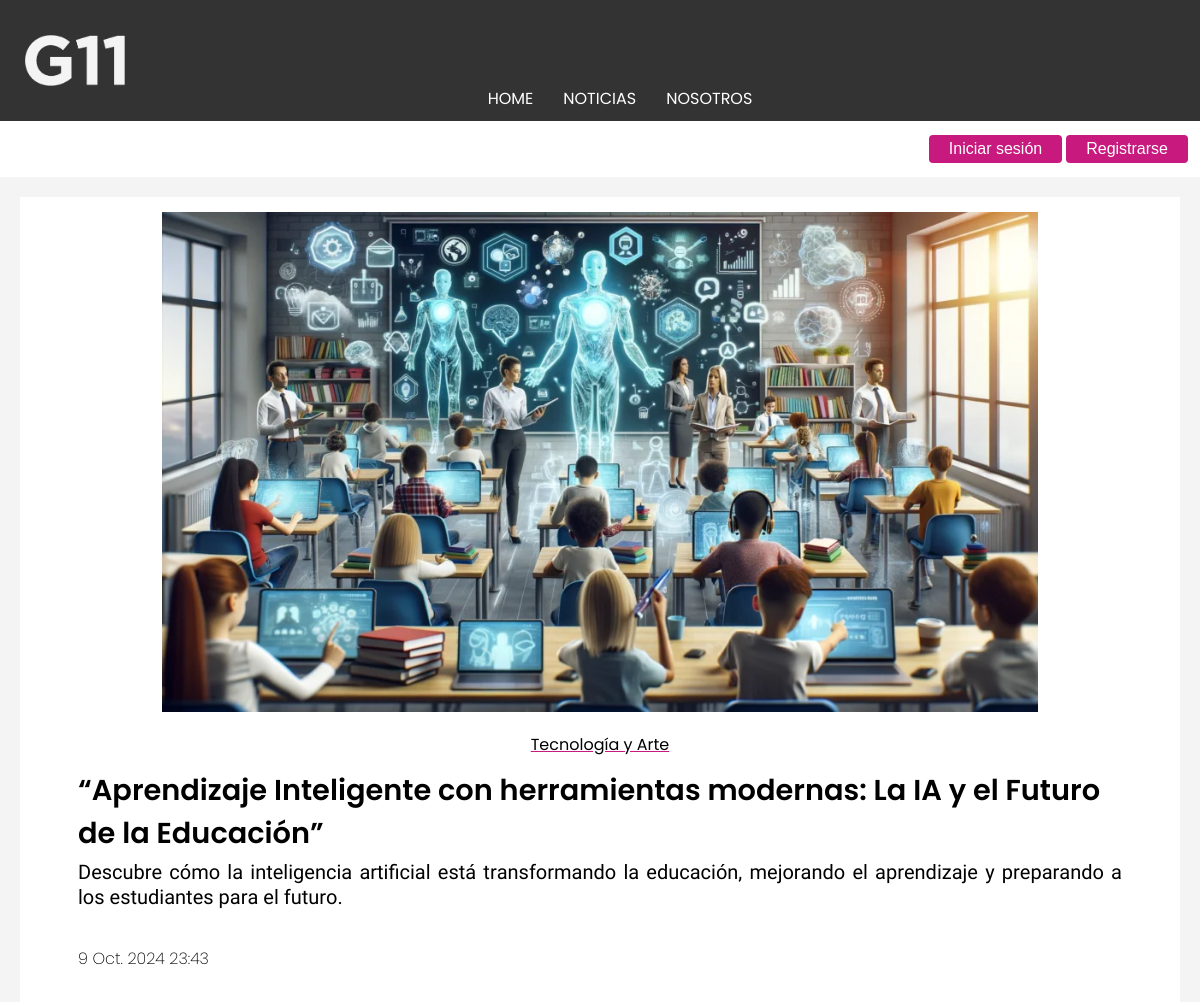
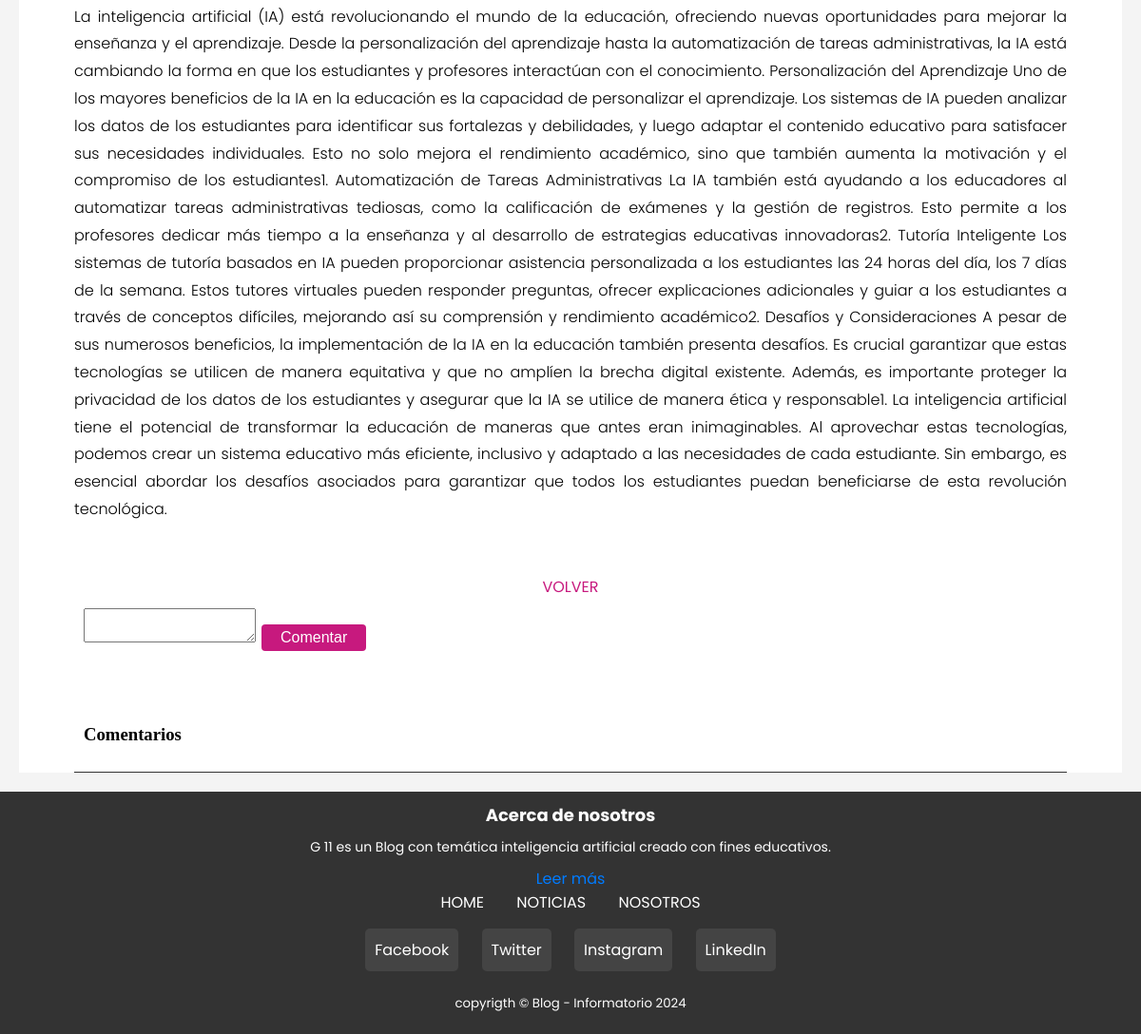
Page /Noticias/Detalle/5 on the committed database (2 pictures, top to bottom).
### apps/noticias/models.py (models this page shows, shortened)
class Noticia(models.Model):
	titulo = models.CharField(max_length = 150,verbose_name= "Título", null=False)
	bajada = models.TextField(verbose_name= "Bajada")
	cuerpo = models.TextField(verbose_name= "Cuerpo")
	imagen = models.ImageField(upload_to = 'noticias/')
	categoria_noticia = models.ForeignKey(Categoria, on_delete = models.CASCADE)
	fecha = models.DateTimeField(auto_now_add=True)
	usuario = models.ForeignKey(Usuario, on_delete=models.CASCADE)  # Campo nuevo

class Categoria(models.Model):
	nombre = models.CharField(max_length = 60)
	def __str__(self):
		return self.nombre

### apps/noticias/views.py (the view)
# urls.py: path('Detalle/<int:pk>', views.Detalle_Noticias, name = 'detalle'),
def Detalle_Noticias(request, pk):
	contexto = {}
	noti = Noticia.objects.get(pk = pk) #RETORNA SOLO UN OBEJTO
	contexto['noticia'] = noti
	c = Comentario.objects.filter(noticia = noti)
	contexto['comentarios'] = c
	return render(request, 'noticias/detalle.html',contexto)

### templates/noticias/detalle.html (shortened to what this page needs)
{% extends 'base.html' %}
{% load static %}
{% block contenido %}
	<div class="noticia-articulo">
		<div class="noticia-imagen" style="height: 500px;">
			<img src="{{ noticia.imagen.url }}">
		</div>
		<p class="noticia-categoria">{{noticia.categoria_noticia}}</p>
		<h2 class="noticia-titulo">{{noticia.titulo}}</h2>
		<h3 class="noticia-bajada">{{noticia.bajada}}</h3>
		<p class="noticia-fecha">{{noticia.fecha}}</p>
		<p class="noticia-cuerpo">{{noticia.cuerpo}}</p>
		<br><br>
		<br>
		<a class="funcion-volver"  href="{% url 'noticias:listar' %}">VOLVER</a>
		<div class="comentario-formu">
			<form method="POST" action="{% url 'noticias:comentar' %}">
				<textarea name="comentario" maxlength="1500"> </textarea>
				<input type="submit" value="Comentar" class="boton">
			</form>
		</div>
		<br>
		<div class="comentarios-container">
			<h3 class="comentarios-titulo">Comentarios</h3>
			<br>
		</div>
	</div>
{% endblock contenido %}

### static/css/main.css (style rules this page uses)
* { margin: 0 ; text-decoration: none; list-style: none; }
.funcion-volver { display: flex; justify-content: center; font-family: "Poppins", sans-serif; font-weight: 400; color: #c7197e; }
.noticia-articulo { margin: 0 auto; max-width: 1200px; background-color: white; }
.noticia-imagen { padding-top: 15px; width: 100%; display: flex; justify-content: center; height: max-content; }
.noticia-categoria { padding-top: 20px ; font-family: "Poppins", sans-serif; font-weight: 400; text-align: center; text-decoration-line: underline ; text-decoration-color: #c7197e; }
.noticia-titulo { font-size: 1.8em; font-family: "Poppins", sans-serif; font-weight: 600; text-align: initial; padding-top: 12px; padding-bottom: 5px; margin-left: 5%; margin-right: 5%; }
.noticia-bajada { font-family: "Afacad Flux", sans-serif; font-size: 1.25em; font-kerning:none; line-height: 25.5px; margin-left: 5%; margin-right: 5%; text-align: justify; font-weight: inherit; }
.noticia-fecha { font-family: "Poppins", sans-serif; font-size: 1.2; font-weight: 200; align-items: center; font-kerning: none; margin-top: 3%; margin-left: 5%; margin-right: 5%; margin-bottom: 5px; }
.noticia-cuerpo { display: flex; font-family: "Poppins", sans-serif; font-weight: 300; font-size: 1em; line-height: 1.8; font-kerning: none; text-align: justify; margin-top: 3%; margin-left: 5%; margin-right: 5%; }
.comentarios-container { margin-top: 3%; margin-left: 5%; margin-right: 5%; padding: 10px; background-color: white; border-bottom: #333 solid 1px; }
.comentario-formu { margin-left: 5%; margin-right: 5%; background-color: white; padding: 10px; }
.boton { background-color: #c7197e; color: white; border: none; padding: 5px 20px; text-align: center; text-decoration: none; display: inline-block; font-size: 16px; margin: 4px 2px; cursor: pointer; border-radius:4px; transition: background-color 0.3s ease; }

### rows in the picture
Noticia: imagen (picture), categoria_noticia "Tecnología y Arte", titulo "“Aprendizaje Inteligente con herramientas modernas: La IA y el Futuro de la Educación”", bajada "Descubre cómo la inteligencia artificial está transformando la educación, mejorando el aprendizaje y preparando a los estudiantes para el futuro.", fecha "9 Oct. 2024 23:43", cuerpo "La inteligencia artificial (IA) está revolucionando el mundo de la educación, ofreciendo nuevas oportunidades para mejorar la enseñanza y el aprendizaje. Desde la personalización del aprendizaje hasta la automatización de tareas administrativas, la IA está cambiando la forma en que los estudiantes y profesores interactúan con el conocimiento. Personalización del Aprendizaje Uno de los mayores beneficios de la IA en la educación es la capacidad de personalizar el aprendizaje. Los sistemas de IA pueden analizar los datos de los estudiantes para identificar sus fortalezas y debilidades, y luego adaptar el contenido educativo para satisfacer sus necesidades individuales. Esto no solo mejora el…"
